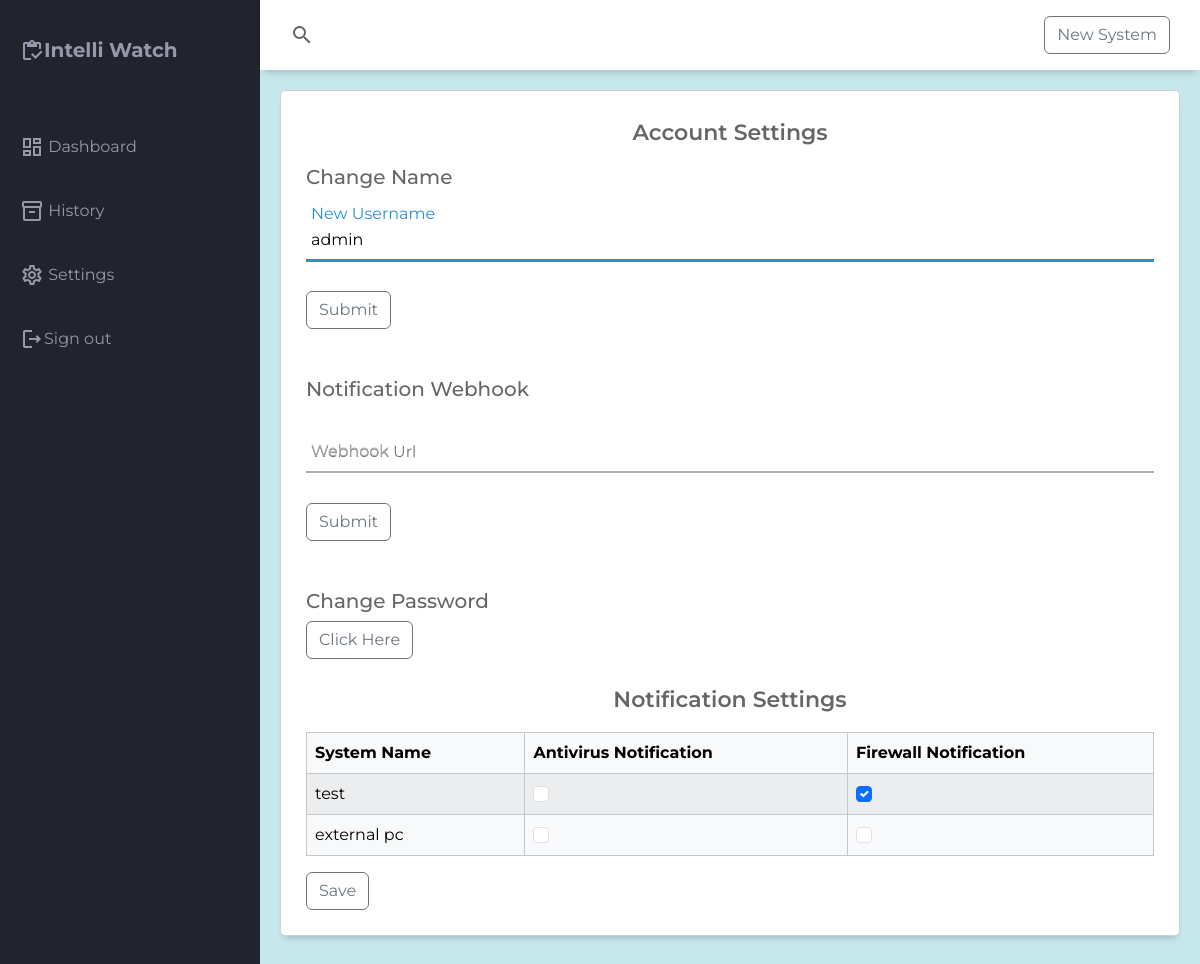
The app's page /settings/ (signed in), older data.
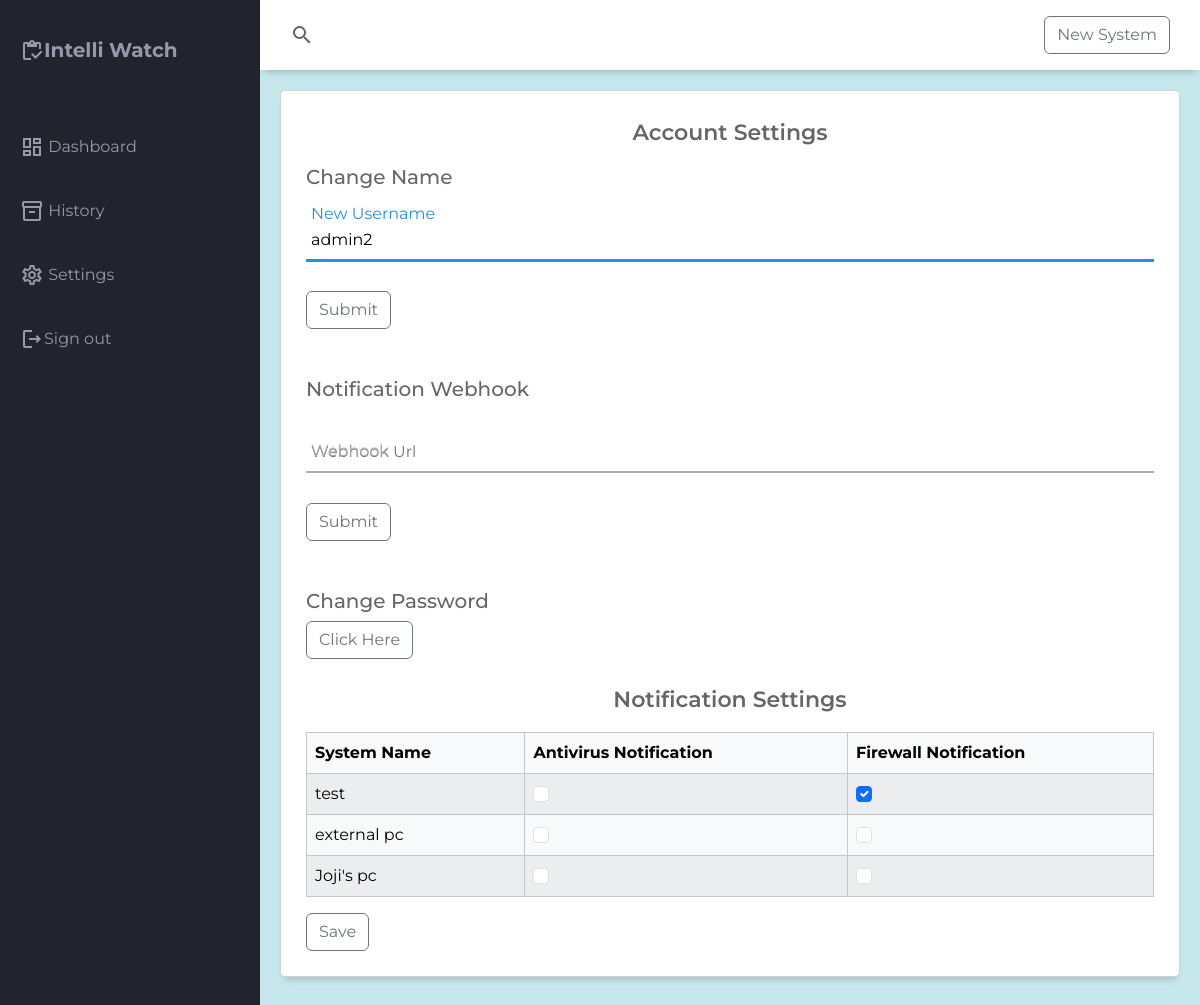
The same page, newer data.
### users/models.py (models this page shows, shortened)
class UserData(AbstractUser):
    username = None
    name = models.CharField(max_length=100)
    email = models.EmailField(max_length=100, unique=True)
    date_joined = models.DateTimeField(auto_now_add=True)
    is_admin = models.BooleanField(default=False)
    is_active = models.BooleanField(default=True)
    is_staff = models.BooleanField(default=False)
    is_superuser = models.BooleanField(default=False)
    objects = UserManager()
    USERNAME_FIELD = 'email'
    REQUIRED_FIELDS = ['name']

### monitor/models.py (models this page shows, shortened)
class System(models.Model):
    name = models.CharField(max_length=200)
    user = models.ForeignKey(UserData,on_delete=models.CASCADE)
    antivirus_notification = models.BooleanField(default=False)
    firewall_notification = models.BooleanField(default=False)

### monitor/views.py (the view)
# urls.py: path('settings/',views.settingsview,name='settings'),
@login_required
def settingsview(request):
    if request.method == "POST":
        systems = System.objects.filter(user=request.user)
        for system in systems:
            if f"antivirus_{system.id}" in request.POST:
                system.antivirus_notification = True
            else:
                system.antivirus_notification = False
            if f"firewall_{system.id}" in request.POST:
                system.firewall_notification = True
            else:
                system.firewall_notification = False
            system.save()
        systems = System.objects.filter(user=request.user)
        context={
            "systems":systems,
            "username": request.user.name
        }
        return render(request,"monitor/settings.html",context=context)
    else:
        systems = System.objects.filter(user=request.user)
        if Notifier.objects.filter(user = request.user).exists():
            notifier = Notifier.objects.get(user = request.user)
        else:
            notifier = False
        context={
            "systems":systems,
            "username": request.user.name,
            "notifier":notifier
        }
        return render(request,"monitor/settings.html",context=context)

### templates/monitor/settings.html (shortened to what this page needs)
{% extends 'monitor/base.html' %}
        {% block content %}
                    <main class="main-container">
                        <div class="charts-card">
                            <p class="chart-title">Account Settings</p>
                                <h5>Change Name</h5>
                                <form action="{% url 'changename' %}" method="post">
                                    <div class="text-area">
                                        <input type="text" name="name" placeholder="Name" value="{{ username }}" required>
                                        <label>New Username</label>
                                    </div>
                                    <button type="submit" class="btn btn-outline-secondary">Submit</button>
                                </form>
                                <br>
                                <br>
                                <h5>Notification Webhook</h5>
                                <form action="{% url 'changewebhook' %}" method="post">
                                    <div class="text-area">
                                        <input type="text" name="url" value="{{notifier.webhook}}" placeholder="Webhook Url"  required>
                                        <label>Webhook</label>
                                    </div>
                                    <button type="submit" class="btn btn-outline-secondary">Submit</button>
                                </form>
                                <br>
                                <br>
                                <h5>Change Password</h5>
                                <button onclick="redirect()" class="btn btn-outline-secondary">Click Here</button>
                                <br>
                                <br>
                            <p class="chart-title">Notification Settings</p>
                                    <form method="post">
                                        <table class="table table-bordered table-hover table-light table-striped">
                                            <thead>
                                                <tr>
                                                    <th>System Name</th>
                                                    <th>Antivirus Notification</th>
                                                    <th>Firewall Notification</th>
                                                </tr>
                                            </thead>
                                            <tbody>
                                                {% for system in systems %}
                                                <tr>
                                                    <td>{{ system.name }}</td>
                                                    <td>
                                                        <input class="form-check-input" type="checkbox" {% if system.antivirus_notification %}checked{% endif %}
                                                               name="antivirus_{{ system.id }}">
                                                    </td>
                                                    <td>
                                                        <input class="form-check-input" type="checkbox" {% if system.firewall_notification %}checked{% endif %}
                                                               name="firewall_{{ system.id }}">
                                                    </td>
                                                </tr>
                                                {% endfor %}
                                            </tbody>
                                        </table>
                                        <button class="btn btn-outline-secondary" type="submit">Save</button>
                                    </form>
                        </div>
                    </main>
        {% endblock %}

Row changes from the older to the newer data that the page shows:
changed UserData: name "admin" → "admin2"
added System: name "Joji's pc"
